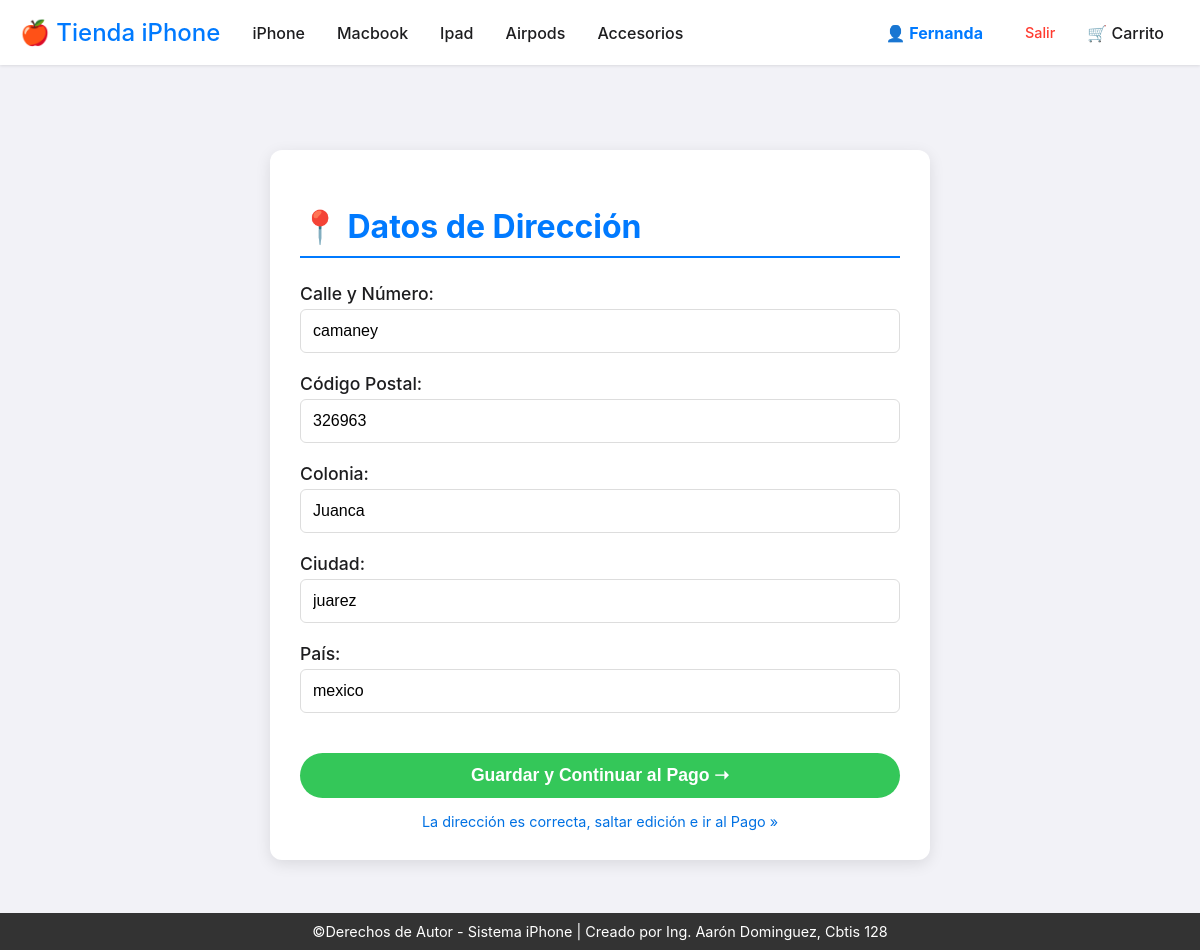
/checkout/direccion/ (signed in), run on the app's committed database.
### app_Iphone/models.py (models this page shows, shortened)
class Direccion(models.Model):
    calle = models.CharField(max_length=255)
    codigo_postal = models.CharField(max_length=10)
    colonia = models.CharField(max_length=100)
    ciudad = models.CharField(max_length=100)
    pais = models.CharField(max_length=100)

### app_Iphone/views.py (the view)
# urls.py: path('checkout/direccion/', views.tienda_mostrar_direccion, name='tienda_mostrar_direccion'),
def tienda_mostrar_direccion(request):
    if not request.session.get('usuario_id'):
        return redirect('tienda_login')
    usuario_id = request.session.get('usuario_id')
    usuario = get_object_or_404(Usuario, pk=usuario_id)
    direccion_actual = usuario.direccion
    cart_data = _get_cart_data(request)
    context = {
        'titulo': 'Dirección de Envío',
        'direccion': direccion_actual,
        'cart_item_count': cart_data['item_count'],
    }
    return render(request, 'tienda/checkout_direccion.html', context)

### app_Iphone/views.py (called while the page is built, shortened)
def _get_cart_data(request):
    cart = request.session.get('cart', {})
    cart_items = []
    total_general = Decimal('0.00')
    item_count = 0
    items_to_delete = []
    if items_to_delete:
        for key in items_to_delete:
            if key in request.session['cart']:
                del request.session['cart'][key]
        request.session.modified = True
    request.session['cart_item_count'] = item_count
    return {'cart_items': cart_items, 'total_general': total_general, 'item_count': item_count}

### app_Iphone/templates/tienda/checkout_direccion.html (shortened to what this page needs)
{% extends 'tienda/base_tienda.html' %}
{% block content %}
    <div class="address-container">
        <h2>📍 Datos de Dirección</h2>
        <form method="POST" action="{% url 'tienda_guardar_direccion' %}">
            <div class="form-group">
                <label for="calle">Calle y Número:</label>
                <input type="text" id="calle" name="calle" value="{{ direccion.calle|default:'' }}" required placeholder="Ej: Av. Reforma 123">
            </div>
            <div class="form-group">
                <label for="codigo_postal">Código Postal:</label>
                <input type="text" id="codigo_postal" name="codigo_postal" value="{{ direccion.codigo_postal|default:'' }}" required placeholder="Ej: 06500">
            </div>
            <div class="form-group">
                <label for="colonia">Colonia:</label>
                <input type="text" id="colonia" name="colonia" value="{{ direccion.colonia|default:'' }}" required>
            </div>
            <div class="form-group">
                <label for="ciudad">Ciudad:</label>
                <input type="text" id="ciudad" name="ciudad" value="{{ direccion.ciudad|default:'' }}" required>
            </div>
            <div class="form-group">
                <label for="pais">País:</label>
                <input type="text" id="pais" name="pais" value="{{ direccion.pais|default:'' }}" required>
            </div>
            <button type="submit" class="btn-continue">Guardar y Continuar al Pago ➝</button>
        </form>
        {% if direccion %}
            <a href="{% url 'tienda_pago' %}" class="skip-link">
                La dirección es correcta, saltar edición e ir al Pago &raquo;
            </a>
        {% endif %}
    </div>
{% endblock %}

### app_Iphone/templates/tienda/base_tienda.html (style rules this page uses)
:root { --apple-blue: #007aff; --apple-gray: #f2f2f7; --text-color: #1d1d1f; --color-principal: #333; }
body { font-family: -apple-system, BlinkMacSystemFont, "Segoe UI", Roboto, Helvetica, Arial, sans-serif; margin: 0; padding-top: 60px; background-color: var(--apple-gray); color: var(--text-color); }

### app_Iphone/templates/tienda/checkout_direccion.html (style rules this page uses)
.address-container { max-width: 600px; margin: 50px auto; padding: 30px; background: white; border-radius: 12px; box-shadow: 0 4px 15px rgba(0, 0, 0, 0.1); text-align: left; }
.address-container h2 { color: var(--apple-blue); font-size: 2em; margin-bottom: 25px; border-bottom: 2px solid var(--apple-blue); padding-bottom: 10px; }
.form-group { margin-bottom: 20px; }
.form-group label { display: block; margin-bottom: 5px; font-weight: 500; font-size: 1.1em; }
.form-group input { width: 100%; padding: 12px; border: 1px solid #ddd; border-radius: 6px; box-sizing: border-box; font-size: 1em; transition: border-color 0.2s; }
.btn-continue { width: 100%; padding: 12px; background-color: #34c759; color: white; border: none; border-radius: 25px; font-size: 1.1em; font-weight: 600; cursor: pointer; margin-top: 20px; transition: background 0.3s; }
.skip-link { display: block; text-align: center; margin-top: 15px; color: #0071e3; text-decoration: none; font-size: 0.9em; }

### data on the page
Direccion: calle "camaney", codigo_postal "326963", colonia "Juanca", ciudad "juarez", pais "mexico"

### other printed values
{{ request.session.usuario_nombre|default:"Mi Cuenta" }} "Fernanda"
